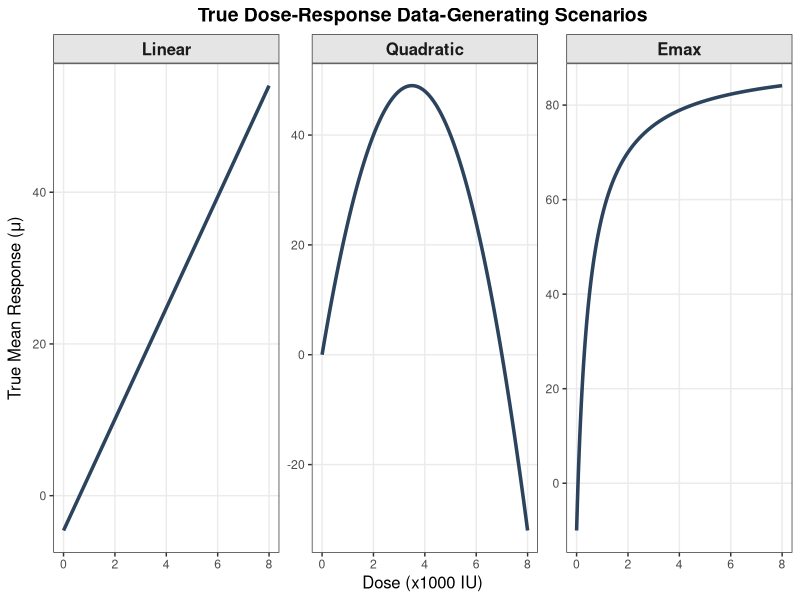

Reproduce this figure in R.
# Load necessary library
library(ggplot2)

# 1. Define the continuous dose range from 0 to 10
d <- seq(0, 8, length.out = 500)

# 2. Calculate the true mean response (mu) for each scenario
mu_linear    <- -4.59 + 7.33 * d
mu_quadratic <- 0 + 28 * d - 4 * d^2
mu_emax      <- -10 + (100 * d) / (0.5 + d)

# 3. Combine into a single data frame for ggplot
plot_data <- data.frame(
  Dose = rep(d, 3),
  Response = c(mu_linear, mu_quadratic, mu_emax),
  Scenario = factor(rep(c("Linear", "Quadratic", "Emax"), each = length(d)),
                    levels = c("Linear", "Quadratic", "Emax")) # Sets the order of the panels
)

# 4. Generate the 3-panel plot
p_curves <- ggplot(plot_data, aes(x = Dose, y = Response)) +
  geom_line(color = "#2B435C", linewidth = 1.2) +
  facet_wrap(~ Scenario, scales = "free_y", ncol = 3) +
  theme_bw() +
  labs(
    title = "True Dose-Response Data-Generating Scenarios",
    x = "Dose (x1000 IU)",
    y = expression(paste("True Mean Response (", mu, ")"))
  ) +
  theme(
    strip.text = element_text(size = 12, face = "bold"),
    strip.background = element_rect(fill = "gray90"),
    plot.title = element_text(hjust = 0.5, face = "bold", size = 14),
    axis.title = element_text(size = 12),
    panel.grid.minor = element_blank()
  )

# View the plot
print(p_curves)

# Save the plot (optional)
# ggsave("True_Dose_Response_Curves.png", p_curves, width = 10, height = 4, dpi = 300)
